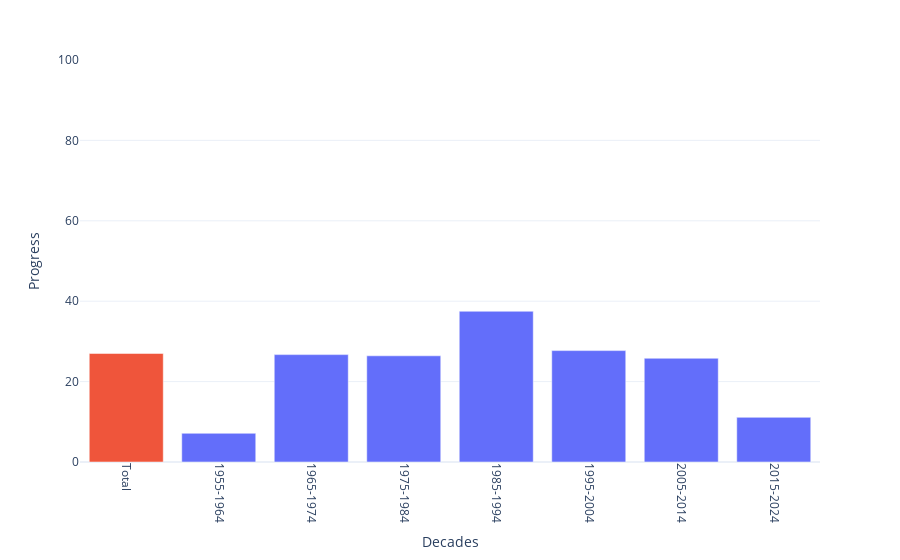

The cell this chart's notebook holds for it:
### Markdown cell above
## Albums
One particular interest I have is collecting albums out of Rolling Stone's Top 500 Albums list. Below, you can see how many I already have (out of the 2020 list).

### Code cell
adf = pd.read_csv("albums.csv", sep=';')
adf['Rounded year'] = adf['Year'].apply(lambda x: 10 * round(int(x) / 10))
adf['Have'] = adf['Have'].apply(lambda x: 1 if x == "X" else x)

labels = []
percentages = []
    
for year in ["Total"] + sorted(adf['Rounded year'].unique()):
    if year == "Total": 
        need = len(adf); got = len(adf[(adf['Have'] == 1)])
    else: 
        need = len(adf[adf['Rounded year'] == year])
        got = len(adf[(adf['Rounded year'] == year) & (adf['Have'] == 1)])
    score = got/need
    percentages.append((got/need) * 100)
    labels.append(f"{year-5}-{year+4}" if year != "Total" else "Total")

colors = ["complete_color" if perc == 100 else "incomplete_color" for perc in percentages]
colors[0] = "total_color" if colors[0] == "incomplete_color" else "complete_color"

d = {"Decades": labels, "Progress": percentages}
df1 = pd.DataFrame(data=d)
fig = px.bar(df1, x="Decades", y="Progress", template='plotly_white', color=colors,
             color_discrete_map={"total_color":"#ef553b", "complete_color":"#FECB52", "incomplete_color":"#636efa"})
fig.update_layout(yaxis_range=[0,100], showlegend=False)
fig.update_xaxes(tickangle=90)
fig.show()

### Figure 1 — Plotly figure (JSON) as saved in the notebook; plotly's stock layout.template omitted (floating-point values rounded to 4 significant figures)
{"data": [{"alignmentgroup": "True", "hovertemplate": "color=total_color<br>Decades=%{x}<br>Progress=%{y}<extra></extra>", "legendgroup": "total_color", "marker": {"color": "#ef553b", "pattern": {"shape": ""}}, "name": "total_color", "offsetgroup": "total_color", "orientation": "v", "showlegend": true, "textposition": "auto", "type": "bar", "x": ["Total"], "xaxis": "x", "y": [27], "yaxis": "y"}, {"alignmentgroup": "True", "hovertemplate": "color=incomplete_color<br>Decades=%{x}<br>Progress=%{y}<extra></extra>", "legendgroup": "incomplete_color", "marker": {"color": "#636efa", "pattern": {"shape": ""}}, "name": "incomplete_color", "offsetgroup": "incomplete_color", "orientation": "v", "showlegend": true, "textposition": "auto", "type": "bar", "x": ["1955-1964", "1965-1974", "1975-1984", "1985-1994", "1995-2004", "2005-2014", "2015-2024"], "xaxis": "x", "y": [7.143, 26.71, 26.42, 37.5, 27.71, 25.81, 11.11], "yaxis": "y"}], "layout": {"barmode": "relative", "legend": {"title": {"text": "color"}, "tracegroupgap": 0}, "margin": {"t": 60}, "showlegend": false, "xaxis": {"anchor": "y", "domain": [0, 1], "tickangle": 90, "title": {"text": "Decades"}}, "yaxis": {"anchor": "x", "domain": [0, 1], "range": [0, 100], "title": {"text": "Progress"}}}}
